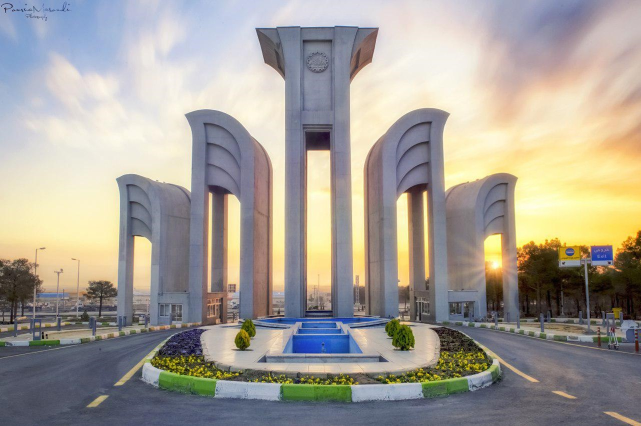
%> input picture Foundations of Computer Vision/HW1/sources/images/Test_01.ppm, 1282 x 852 px (shown at 1/2 size)
$ octave p2.m   (GNU Octave 9; MATLAB toolbox functions it lacks are replaced by stand-ins)
%> lines starting %> are read from the running program, lines starting %| are printed output that depends on the picture; in (x1, y1, x2, y2) boxes, pixels count from 0 and x2, y2 are one past the last pixel; in counts of white or black regions, pixels touching at a corner belong together; the program's own positions count from 1
%clearing command window and workspace and closing all open figures
clc
clear
close all
%reading image data
I = imread("images\Test_01.ppm");
%> I is the input picture: size 852x1282x3 uint8; mean R, G, B 164.1, 158.7, 150.4
%defining variables
row = 852;
column = 1282;
ellipse_height = 200;
ellipse_width = 100;
rhombus_height = 200;
rhombus_width = 100;
%generating grayscale image
J = uint8(zeros(row, column, 3));
J(:, :, 1) = rgb2gray(I);
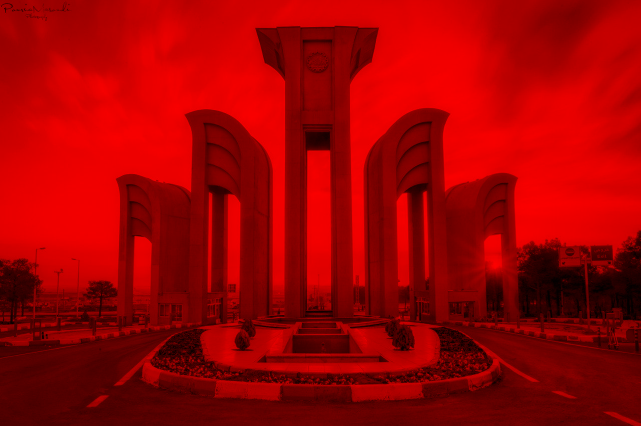
%> J: size 852x1282x3 uint8 (shown at 1/2 size); mean R, G, B 159.3, 0, 0
J(:, :, 2) = rgb2gray(I);
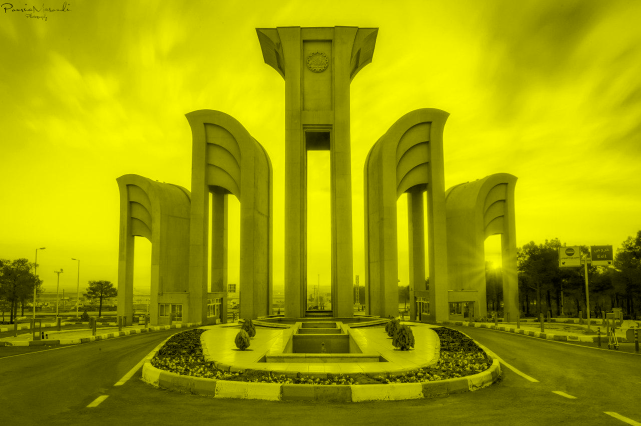
%> J: size 852x1282x3 uint8 (shown at 1/2 size); mean R, G, B 159.3, 159.3, 0
J(:, :, 3) = rgb2gray(I);
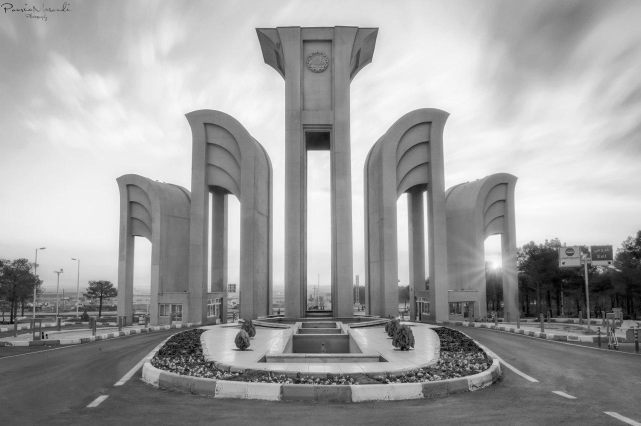
%> J: size 852x1282x3 uint8 (shown at 1/2 size); min 0, max 255, mean 159.3
%making an ellipse at center of image
for i = 1: size(I, 1)
    for j = 1: size(I, 2)
        if round(((i - size(I, 1) / 2) ^ 2) / (ellipse_height ^ 2) + ((j - size(I, 2) / 2) ^ 2) / (ellipse_width ^ 2)) <= 1
            J(i, j, 1) = 255;
            J(i, j, 2) = 0;
            J(i, j, 3) = 0;
        end
    end
end
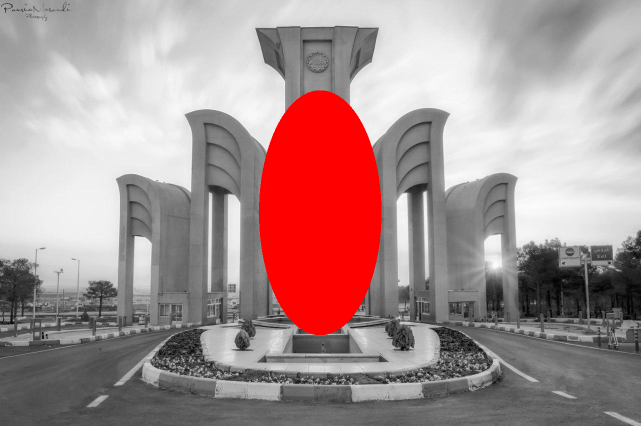
%> J: size 852x1282x3 uint8 (shown at 1/2 size); 8.63% of pixels changed, all inside (x1, y1, x2, y2) = (518, 181, 763, 670)
%making rhombus at the center of image
%> (the run ends here)
